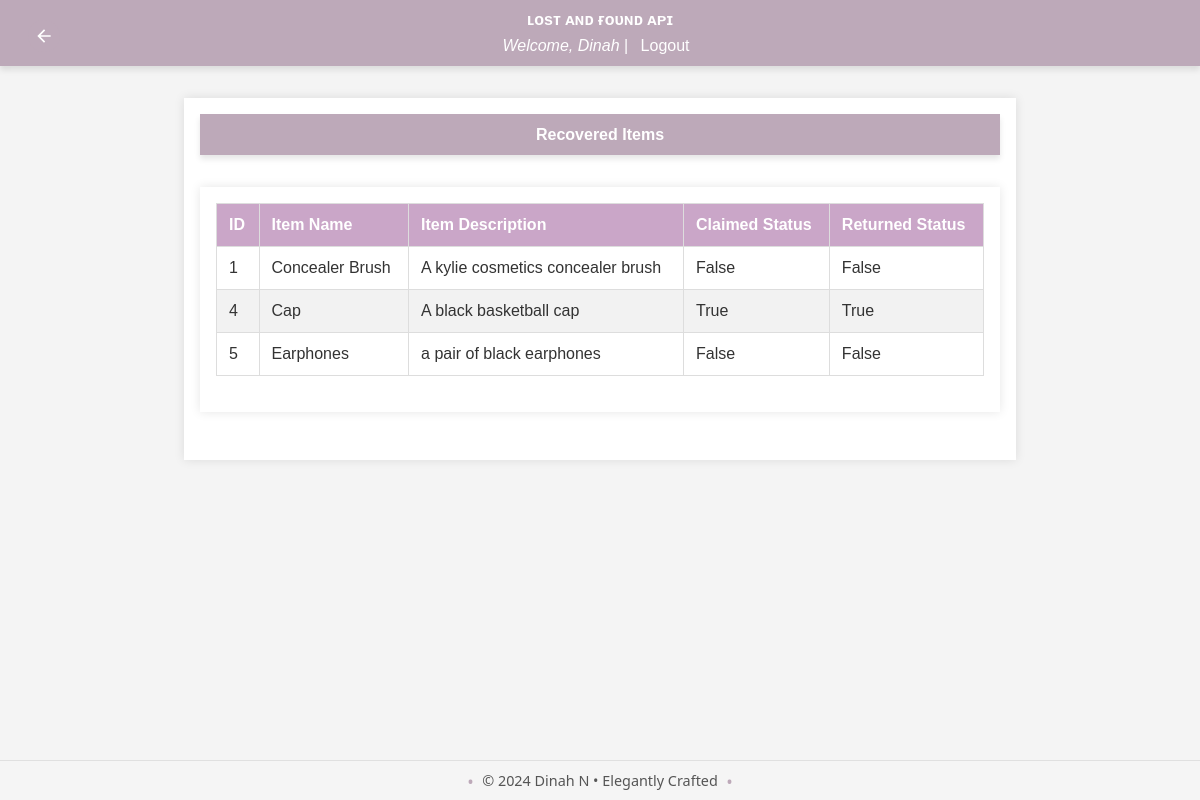
/admin/list_recovered_items (signed in), run on the app's committed database.
### app/models/user.py (models this page shows, shortened)
class User(db.Model, UserMixin):
    id = db.Column(db.Integer, primary_key=True)
    username = db.Column(db.String(150), unique=True, nullable=False)
    email = db.Column(db.String(150), unique=True, nullable=False)
    password_hash = db.Column(db.String(150), nullable=False)
    role = db.Column(db.String(50), nullable=False, default='user')
    lost_reports = db.relationship('LostReport', back_populates='user', lazy=True)
    found_reports = db.relationship('FoundReport', back_populates='user', lazy=True)
    claims = db.relationship('Claim', back_populates='claim_user', lazy=True)
    rewards_received = db.relationship('Reward', foreign_keys='Reward.receiver_id', back_populates='receiver', lazy=True)
    rewards_paid = db.relationship('Reward', foreign_keys='Reward.payer_id', back_populates='payer', lazy=True)
    reset_tokens = db.relationship('PasswordResetToken', back_populates='user', lazy=True)
    comments = db.relationship('Comment', back_populates='user')
    @property
    def password(self):
        raise AttributeError('password is not a readable attribute')

### app/models/item.py (models this page shows)
class Item(db.Model):
    id = db.Column(db.Integer, primary_key=True)
    name = db.Column(db.String(150), nullable=False, unique=True)
    description = db.Column(db.Text, nullable=True)
    image_url = db.Column(db.String(250), nullable=True)
    lost_reports = db.relationship('LostReport', back_populates='item', lazy=True)
    found_reports = db.relationship('FoundReport', back_populates='item', lazy=True)
    comments = db.relationship('Comment', back_populates='item')
    is_returned = db.Column(db.Boolean, default=False, nullable=False)
    is_claimed = db.Column(db.Boolean, default=False, nullable=False)
    is_recovered = db.Column(db.Boolean, default=False, nullable=False)

### app/routes/admin.py (the view)
@bp.route('/list_recovered_items', methods=['GET'])
@login_required
@admin_required
def list_recovered_items():
    try:
        recovered_items = Item.query.join(FoundReport).filter(FoundReport.item_id == Item.id).all()
        return render_template('list_recovered_items.html', items=recovered_items)
    except Exception as e:
        flash(f'Error: {str(e)}', 'error')
        return redirect(url_for('admin.dashboard'))

### app/__init__.py (called while the page is built)
def create_app():
    app = Flask(__name__)
    load_dotenv()
    app.config['SECRET_KEY'] = os.environ.get('FLASK_SECRET_KEY', secrets.token_hex(16))
    app.config.from_object('config.Config')
    app.config.from_pyfile('config.py', silent=True)
    register_extensions(app)
    register_blueprints(app)
    configure_cors(app)
    @app.before_request
    def method_override():
        if request.method == 'POST':
            method = request.form.get('_method')
            if method:
                method = method.upper()
                if method in ['PUT', 'DELETE']:
                    request.environ['REQUEST_METHOD'] = method
    return app

def register_extensions(app):
    db.init_app(app)
    migrate.init_app(app, db)
    bcrypt.init_app(app)
    login_manager.init_app(app)
    mail.init_app(app)
    @login_manager.user_loader
    def load_user(user_id):
        return user.User.query.get(int(user_id))

### app/templates/list_recovered_items.html (shortened to what this page needs)
{% extends "base.html" %}
{% block content %}
<header>
    <a href="{{ url_for('admin.dashboard') }}" class="back-button" title="Back to Dashboard">
        <svg xmlns="http://www.w3.org/2000/svg" viewBox="0 0 24 24" fill="currentColor" width="24" height="24">
            <path d="M20 11H7.83l5.59-5.59L12 4l-8 8 8 8 1.41-1.41L7.83 13H20v-2z"/>
        </svg>
    </a>
    <h1>Recovered Items</h1>
</header>
<main>
    <table>
        <thead>
            <tr>
                <th>ID</th>
                <th>Item Name</th>
                <th>Item Description</th>
                <th>Claimed Status</th>
                <th>Returned Status</th>
            </tr>
        </thead>
        <tbody>
            {% for item in items %}
            <tr>
                <td>{{ item.id }}</td>
                <td>{{ item.name }}</td>
                <td>{{ item.description }}</td>
                <td>{{ item.is_claimed }}</td>
                <td>{{ item.is_returned }}</td>
            </tr>
            {% endfor %}
        </tbody>
    </table>
</main>
{% endblock %}

### app/templates/base.html (shortened to what this page needs)
<!DOCTYPE html>
<html lang="en">
<head>
    <link rel="stylesheet" href="{{ url_for('static', filename='styles.css') }}">
</head>
<body>
    <header>
        <h1>ʟᴏsᴛ ᴀɴᴅ ғᴏᴜɴᴅ ᴀᴘɪ</h1>
        {% if current_user.is_authenticated %}
            <p><i>Welcome, {{ current_user.username }}</i> | <a href="{{ url_for('auth.logout') }}">Logout</a></p>
        {% else %}
            <p>
                <a href="{{ url_for('auth.login') }}">Login</a> |
                <a href="{{ url_for('auth.register') }}">Sign Up</a>
            </p>
        {% endif %}
    </header>
    <main>
        {% block content %}{% endblock %}
    </main>
    <footer>
        <p>&copy; 2024 Dinah N • Elegantly Crafted</p>
    </footer>
</body>
</html>

### app/static/styles.css (style rules this page uses)
body { font-family: 'Roboto', sans-serif; margin: 0; padding: 0; background-color: #f9f9f9; color: #333; }
.back-button { position: absolute; top: 20px; left: 20px; background-color: #bda9b9; color: white; width: 32px; height: 32px; border-radius: 50%; display: flex; justify-content: center; align-items: center; text-decoration: none; transition: background-color 0.3s ease; }
.back-button svg { width: 20px; height: 20px; }
header { background-color: #e7cbe1; color: #ecf0f1; padding: 20px 0; box-shadow: 0 4px 6px rgba(0, 0, 0, 0.1); }
header h1 { margin: 0; text-align: center; font-size: 1.0rem; }
main { padding: 40px; max-width: 1200px; margin: 0 auto; }
footer { background-color: #e7cbe1; color: #ecf0f1; text-align: center; padding: 20px 0; position: fixed; bottom: 0; width: 100%; }
table { width: 100%; border-collapse: collapse; margin-bottom: 20px; }
table th, table td { padding: 12px; border: 1px solid #ddd; text-align: left; }
table th { background-color: #caa6c8; color: #fff; }
table tr:nth-child(even) { background-color: #f2f2f2; }

### app/templates/base.html (style rules this page uses)
body { font-family: Arial, sans-serif; background-color: #f4f4f4; margin: 0; padding: 0; }
header { background-color: #bda9b9; color: white; padding: 0.7rem; text-align: center; }
header p { margin: 0.5rem 0 0; }
header a { color: white; text-decoration: none; margin: 0 0.5rem; }
main { max-width: 800px; margin: 2rem auto; padding: 1rem; background-color: white; box-shadow: 0 0 10px rgba(0, 0, 0, 0.1); }
footer { background-color: whitesmoke; text-align: center; padding: 10px 0; font-family: 'Segoe UI', Tahoma, Geneva, Verdana, sans-serif; font-size: 0.9em; color: #555; border-top: 1px solid #e0e0e0; }
footer p { margin: 0; display: inline-block; position: relative; }
footer p::before, footer p::after { content: "•"; color: #bda9b9; font-size: 1.2em; position: absolute; top: 50%; transform: translateY(-50%); }
footer p::before { left: -15px; }
footer p::after { right: -15px; }

### data on the page
User: username "Dinah"
Item: id "1", name "Concealer Brush", description "A kylie cosmetics concealer brush", is_claimed "False", is_returned "False"
Item: id "4", name "Cap", description "A black basketball cap", is_claimed "True", is_returned "True"
Item: id "5", name "Earphones", description "a pair of black earphones", is_claimed "False", is_returned "False"
